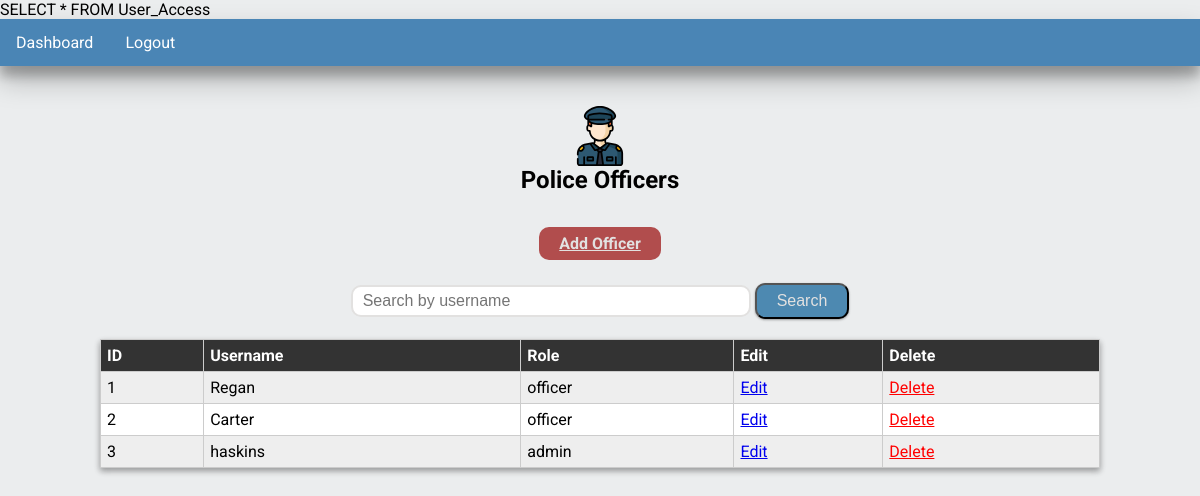
Page /officers.php (signed in) on the committed database.
### tables this page shows
CREATE TABLE User_Access
(
  user_ID int(11) NOT NULL,
  username varchar(20) NOT NULL,
  role varchar(20) NOT NULL,
  password varchar(20) NOT NULL
);

### config.php (called while the page is built, shortened)
<?php
class Database
{
    private $host = "127.0.0.1";
    private $username = "root";
    private $password = "zhaptek";
    private $database = "finalcw";
    public $conn;
    public function __construct()
    {
        $this->conn = new mysqli($this->host, $this->username, $this->password, $this->database);
    }
    public function query(String $q, Bool $limit = false)
    {
        $result = $this->conn->query($q);
        $res = array();
        while ($row = $result->fetch_array(MYSQLI_ASSOC)) {
            $res[] = $row;
        }
        return $limit ? $res[0] : $res;
    }
}
$db = new Database();

### officers.php (the view, shortened to what this page needs)
<?php
require './config.php';
$query = "SELECT * FROM User_Access";
$users = $db->query($query);
$users = $users ? $users : [];
?>
<!DOCTYPE html>
<html class="no-js" lang="">
<head>
    <link rel="stylesheet" href="css/style.css" />
    <link rel="stylesheet" href="css/table.css" />
</head>
<body>
    <div class="tbl-page">
        <nav class="container-raised-4">
            <ul>
                <li><a href="dashboard.php">Dashboard</a></li>
                <li><a href="logout.php">Logout</a></li>
            </ul>
        </nav>
        <div class="p-20 text-center">
            <img src="img/officer.svg" class="dash-img" alt="icon" />
            <h2 class="m-0">Police Officers</h2>
            <div class="add-div"><a href="edit_officer.php" class="btn add-btn">Add Officer</a></div>
            <form action="officers.php" method="get" class="form-search">
                <input type="search" name="q" placeholder="Search by username" class="form-input search-bar" />
                <button type="submit" class="btn container-raised-1">Search</button>
            </form>
            <div class="tbl-container container-raised-2">
                <table>
                        <thead>
                            <tr>
                                <th>ID</th>
                                <th>Username</th>
                                <th>Role</th>
                                <th>Edit</th>
                                <th>Delete</th>
                            </tr>
                        </thead>
                        <tbody>
                            <?php foreach ($users as $user): ?>
                            <tr>
                                <td><?php echo $user['user_ID']; ?></td>
                                <td><?php echo $user['username']; ?></td>
                                <td><?php echo $user['role']; ?></td>
                                <td><a href="edit_officer.php?id=<?=$user['user_ID']?>">Edit</a></td>
                                <td>
                                    <a href="delete.php?return=officers.php&id=<?=$user['user_ID']?>"
                                        class="link-danger">Delete</a>
                                </td>
                            </tr>
                            <?php endforeach;?>
                        </tbody>
                    </table>
            </div>
        </div>
    </div>
</body>
</html>

### css/style.css (style rules this page uses)
body { font-family: "Roboto", sans-serif; -webkit-font-smoothing: antialiased; -moz-osx-font-smoothing: grayscale; }
.container-raised-1 { box-shadow: 0 1px 3px rgba(0, 0, 0, 0.12), 0 1px 2px rgba(0, 0, 0, 0.24); }
.container-raised-2 { box-shadow: 0 3px 6px rgba(0, 0, 0, 0.16), 0 3px 6px rgba(0, 0, 0, 0.23); }
.container-raised-4 { box-shadow: 0 14px 28px rgba(0, 0, 0, 0.25), 0 10px 10px rgba(0, 0, 0, 0.22); }
.text-center { text-align: center; }
h1, h2, h3, h4, h5, h6, p, span { word-wrap: break-word; }
.link-danger { color: red; }
.p-20 { padding: 20px; }
nav > ul { list-style-type: none; margin: 0; padding: 0; overflow: hidden; background-color: hsl(207, 42%, 50%); }
nav > ul > li { float: left; }
nav > ul > li > a { display: block; color: white; text-align: center; padding: 14px 16px; text-decoration: none; }
body { margin: 0; }
.dash-img { width: 60px; margin: 0 auto; margin-top: 20px; }
.m-0 { margin: 0; }
.btn { text-align: center; color: #e2e1e0; border-radius: 10px; padding: 7px 20px; font-size: 16px; background: rgb(77, 137, 177); }
.form-input { border-radius: 10px; padding: 5px 10px; font-size: 16px; box-shadow: none; border: 2px solid #e2e1e0; }
.search-bar { width: 60%; max-width: 400px; }
.add-div { margin-top: 40px; }
.add-btn { background: rgb(177, 77, 77); font-weight: 700; }

### css/table.css (style rules this page uses)
table { width: 100%; border-collapse: collapse; }
.tbl-container { overflow-x: auto; width: 100%; max-width: 1000px; margin: 20px auto; background-color: white; }
tr:nth-of-type(odd) { background: #eee; }
th { background: #333; color: white; font-weight: bold; }
td, th { padding: 6px; border: 1px solid #ccc; text-align: left; }
body { background: #ebedee; }
.form-search { margin-top: 30px; }

### rows in the picture
user_access: user_ID "1", username "Regan", role "officer"
user_access: user_ID "2", username "Carter", role "officer"
user_access: user_ID "3", username "haskins", role "admin"
